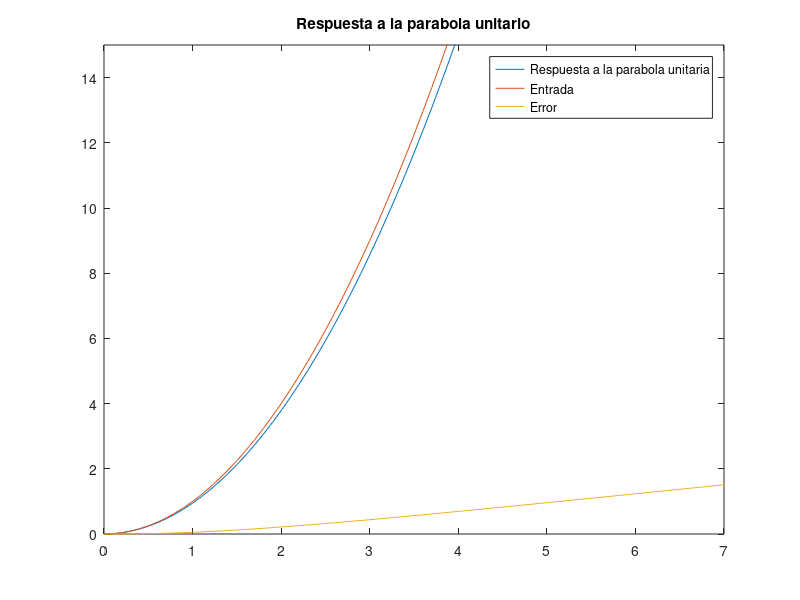

MATLAB code to generate this figure:
clc, clear, close all

s = tf('s');                %Variable complejo
t=0:0.1:20;                 %Vector independiente
parabola=(1*t).^2;               %Funcion PARABOLA
Ga = (30*(s+3)*(s+2)*(s+1))/((s)*((s+5)*(s+5)));   
Galc = feedback(Ga,1,-1);   %Sistema en lazo cerrado
[y,t]=lsim(Galc,parabola,t);%Respuesta a la PARABOLA UNITARIA
e = parabola'-y;            %Vector de error
figure
plot(t,y)                   %Grfica RESPUESTA AL PARABOLA UNITARIO (SALIDA)
hold on
plot(t,parabola)            %Grafica PARABOLA UNITARIO (ENTRADA)
plot(t,e);                  %Grafica Error PARABOLA UNITARIO (Error)
legend('Respuesta a la parabola unitaria','Entrada','Error')
title('Respuesta a la parabola unitario')
axis([0 7 0 15])